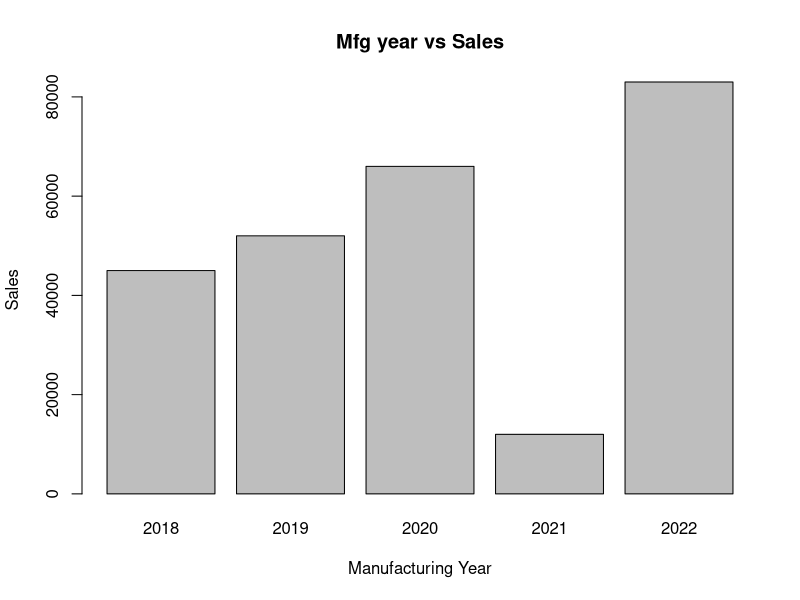
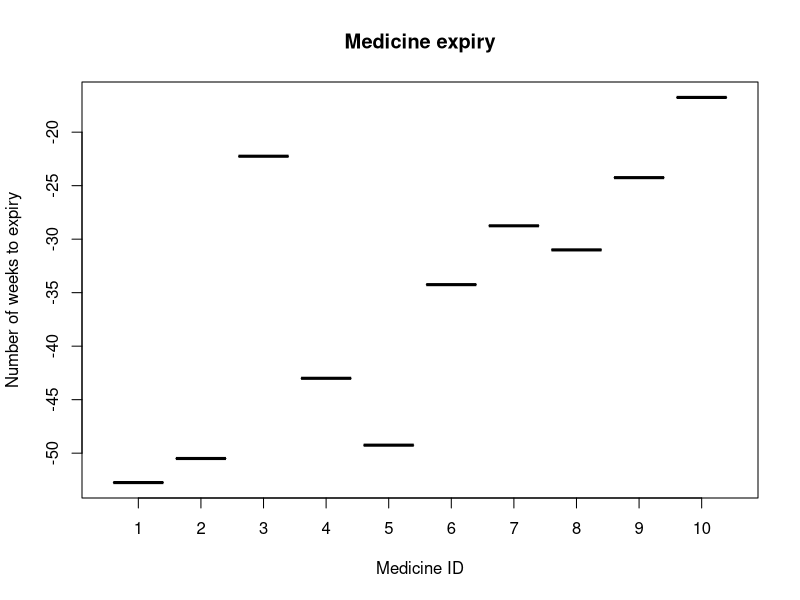
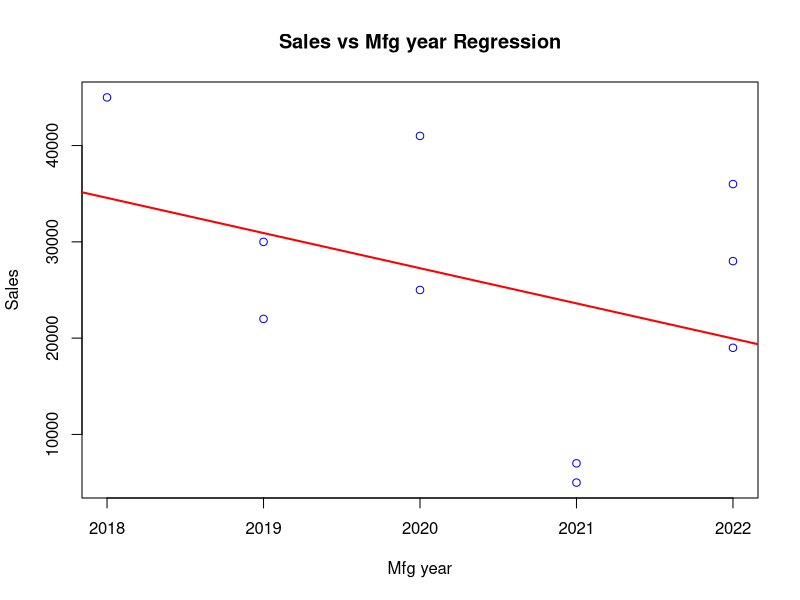

Reproduce these figures in R, in order.
"Samarjot Singh        Assignment 6"


library(dplyr)

# Q1
"Reading the Country dataset"
dsg <- read.csv(file = "./CountryDataset.csv")
"First 10 records of Country dataset are"
head(dsg, 10)

# Q1.1
"Number of countries in each continent are:"
dsg_grp_continent <- dsg %>% group_by(Continent) %>% summarise(No_of_countries = length(unique(Country)))
print(dsg_grp_continent)

# Q1.2
"Europen country with lowest GDP"
dsg_eur_gdp <- dsg %>% group_by(Continent, Year) %>% summarise(Country, Min_GDP = min(gdpPerc)) %>% filter(Continent == 'Europe')
print(dsg_eur_gdp, n=100)

# Q1.3
"Avg life expectancy by each continent"
dsg_continent_le <- dsg %>% group_by(Continent, Year) %>% summarise(Avg_Life_Expectancy = mean(LifeExp))
print(dsg_continent_le, n=120)

# Q1.4
"Creating report having Year, Date, and Guest_Name columns without dplyr"
dsg_highest_GDP <- dsg %>% mutate(GDP = gdpPerc*Pop) %>% group_by(Country) %>% summarise(Total_GDP = sum(GDP)) %>% arrange(desc(Total_GDP)) %>% head(5)
print(dsg_highest_GDP)

# Q1.5
"Countries and years having life expectancies of at least 80 years"
dsg_le_eighty <- dsg %>% filter(LifeExp >= 80)
print(dsg_le_eighty)

# Q1.6
"10 countries have the strongest correlation (in either direction) between life expectancy and per capita GDP"
dsg_strong_corr <- dsg %>% group_by(Country) %>% summarise(Correlation = abs(cor(gdpPerc, LifeExp))) %>% arrange(desc(Correlation)) %>% head(10)
print(dsg_strong_corr)

# Q1.7
"Combinations of continent (besides Asia) and year have the highest average population across all countries"
dsg_avg_pop <- dsg %>% filter(Continent != "Asia") %>% group_by(Continent, Year) %>% summarise(Avg_Population = mean(Pop)) %>% arrange(desc(Avg_Population))
print(dsg_avg_pop, n=100)

# Q1.8
"Countries having most consistent population estimates"
dsg_pop_est <- dsg %>% group_by(Country) %>% summarise(SD = sd(Pop)) %>% arrange(SD)
print(dsg_pop_est, n=100)

# Q1.9
"Population of a country has decreased from the previous year and the life expectancy has increased"
dsg_year_le <- dsg %>% arrange(Year) %>% arrange(Country, Year) %>% group_by(Country) %>% filter(Pop < lag(Pop) & LifeExp > lag(LifeExp))
print(dsg_year_le, n=100)


# Q2
"Reading the Medicine dataset"
dsg1 <- read.csv(file = "./MedicineDataset.csv")
"First 5 records of Medicine dataset are"
head(dsg1, 5)

# Q2.2
"First 4 records of the file are:"
head(dsg1, 4)

# Q2.3
"Last 4 records of the file are:"
tail(dsg1, 4)

# Q2.4
"Coorelation between Quantity_in_stock and Exp_date"
cor(dsg1$Quantity_in_stock, as.numeric(as.POSIXct(dsg1$Exp_date, format="%m/%d/%Y")))

# Q2.5
"Bar graph for the Sales with year of manufacturing"
dsg1_5 <- dsg1 %>% group_by(Manf_year) %>% summarise(Tot_sales = sum(Sales))
barplot(dsg1_5$Tot_sales, names.arg = dsg1_5$Manf_year, xlab = "Manufacturing Year", ylab = "Sales", main = "Mfg year vs Sales")

# Q2.6
"Company having more than one type of medicine"
dsg1_grp_company <- dsg1 %>% group_by(Company) %>% summarise(No_of_medicines = length(unique(Med_Name))) %>% filter(No_of_medicines>1)
print(dsg1_grp_company)

# Q2.7
"Type of different medicines available are"
unique(dsg1$Med_Name)
"Number of different medicines available are"
length(unique(dsg1$Med_Name))

# Q2.8
"Box plot between MedID and Weeks to expire"
dsg1_8 <- dsg1 %>% mutate(Exp_weeks = difftime(Exp_date, Sys.Date(), units="weeks"))
dsg1_8 <- dsg1_8 %>% mutate(Exp_months = as.numeric(gsub("([0-9]+).*$", "\\1", dsg1_8$Exp_weeks))/4)
print(dsg1_8)
boxplot(Exp_months ~ MedID, data = dsg1_8, xlab = "Medicine ID", ylab = "Number of weeks to expiry", main = "Medicine expiry")

# Q2.9
"Average stock in the store is:"
mean(dsg1$Quantity_in_stock)

# Q2.10
"Regression model between Manufacturing year and Sales"
relation <- lm(dsg1$Sales~dsg1$Manf_year)
summary(relation)
plot(dsg1$Manf_year, dsg1$Sales, main="Sales vs Mfg year Regression", xlab="Mfg year", ylab="Sales", col="blue")
abline(relation, lwd=2, col="red")